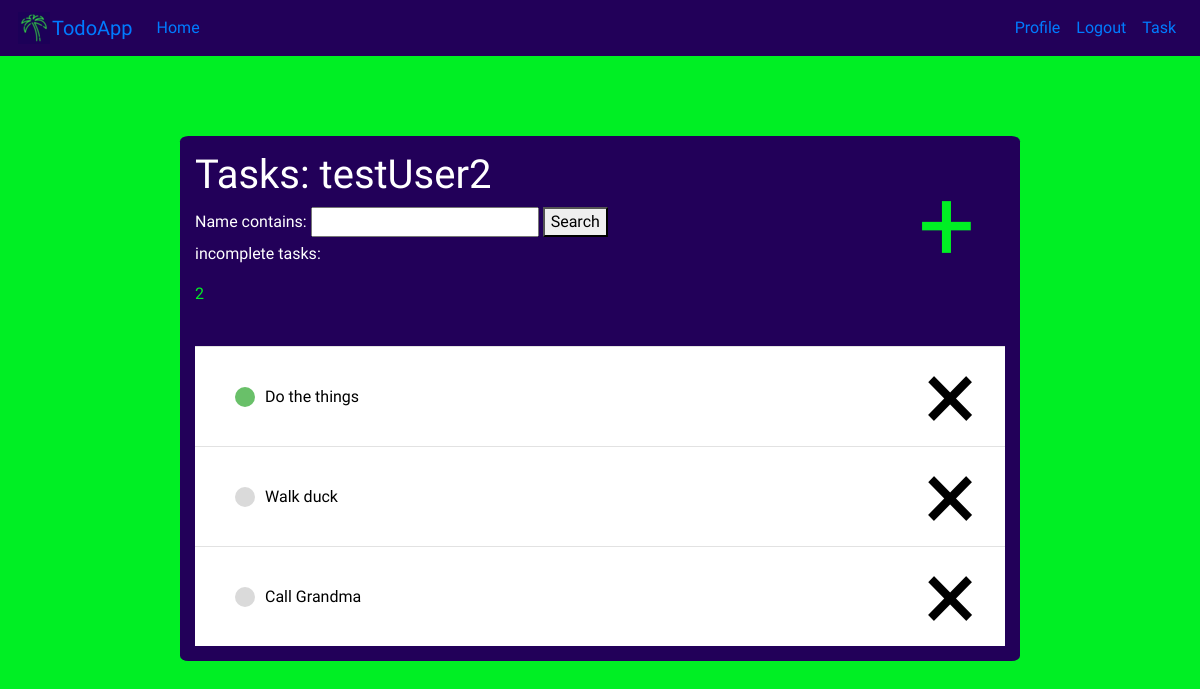
The page / (signed in) on the database its author committed.
### todo/models.py (models this page shows, shortened)
class Task(models.Model):
    name = models.CharField(max_length=100)
    status = models.BooleanField(default=False)
    desc = models.TextField(default=None)
    author = models.ForeignKey(User, on_delete=models.CASCADE)

### todo/views.py (the view)
# urls.py: path('', views.TaskListView.as_view(template_name='todo/home.html'), name='todo-home'),
class TaskListView(LoginRequiredMixin, ListView):
    queryset = Task.objects.all()
    context_object_name = 'tasks'
    def get_queryset(self):
        queryset = super().get_queryset()
        self.filterset = TodoFilter(self.request.GET, queryset=queryset)
        return self.filterset.qs
    def get_context_data(self, **kwargs):
        context = super().get_context_data(**kwargs)
        context['tasks'] = context['tasks'].filter(author=self.request.user)
        context['form'] = self.filterset.form
        context['count'] = 0
        for task in context['tasks']:
            if task.status == False:
                context['count'] += 1
        return context

### todo/templates/todo/home.html (shortened to what this page needs)
{% extends 'todo/base.html' %}
{% block content %}
    <div class="task-heading">
        <a class="add-icon" href="{% url 'task-create' %}">&#43;</a>
        <h1 class="task-heading-text">Tasks: {{ user }}</h1>
        <form class="task-heading-text" method="GET">
            {{ form }}
            <button type="submit">Search</button>
        </form>
        <p class="task-heading-text">incomplete task{{count|pluralize:"s"}}: <p class="task-heading-count">{{ count }}</p></p>
    </div>
    <br>
    <div class="tasks-container">
    {% for task in tasks %}
        <div class="task-wrapper">
            <div class=task-inside-wrapper>
                {% if task.status %}
                    <div class="task-complete-icon"></div>
                {% else %}
                    <div class="task-incomplete-icon"></div>
                {% endif %}
                <a class="task-link" href="{% url 'task-detail' task.id %}">{{ task.name }}</a>
            </div>
            <a class="mr-2 delete-icon" href="{% url 'task-delete' task.id %}">&#215;</a>
        </div>
    {% endfor %}
    </div>
{% endblock content %}

### todo/static/styles.css (style rules this page uses)
body { background-color: #00ef24; font-family: 'Sono', sans-serif; }
.task-heading { padding-top: 15px; }
.task-heading-text { color: white; }
.task-heading-count { color: #00ef24; }
.tasks-container { padding-top: 0px; padding-bottom: 15px; }
.task-wrapper { display: flex; align-items: center; justify-content: space-between; padding: 20px; background-color: #fff; border-top: 1px solid rgb(226, 226, 226); max-height: 100px; }
.task-inside-wrapper { display: flex; align-items: center; justify-content: space-between; padding: 20px; background-color: #fff; }
.task-link { color: black; }
.task-complete-icon { height: 20px; width: 20px; background-color: rgb(105, 192, 105); border-radius: 50%; margin-right: 10px; padding: 0; }
.task-incomplete-icon { height: 20px; width: 20px; background-color: rgb(218, 218, 218); margin-right: 10px; border-radius: 50%; }
.delete-icon { text-decoration: none; color: black; font-size: 100px; }
.add-icon { display: flex; float: right; height: auto; padding: 0px; margin-right: 30px; text-decoration: none; color: #00ef24; font-size: 100px; }

### rows shown on the page
Task: status True (drawn), name "Do the things"
Task: status False (drawn), name "Walk duck"
Task: status False (drawn), name "Call Grandma"

### other values the page prints
{{ user }} "testUser2"
{{ count }} "2"
